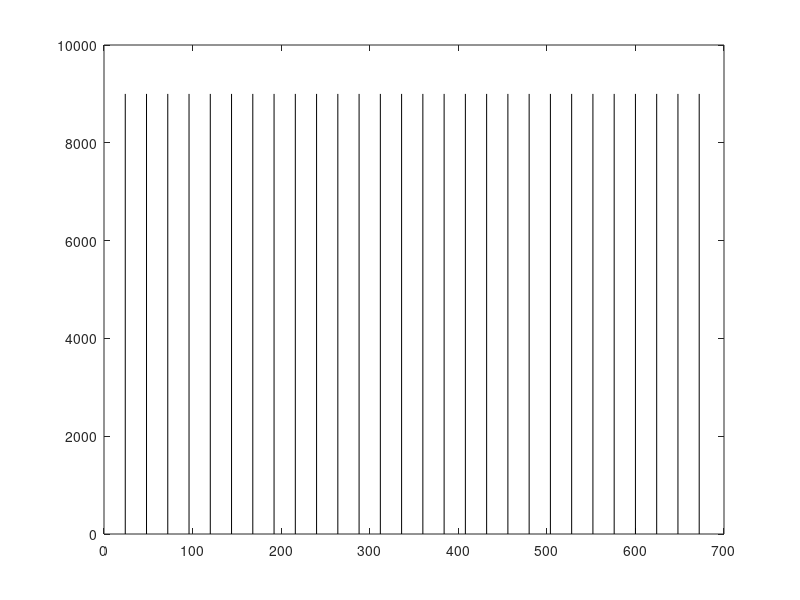

Write the MATLAB code that produced this figure.
%%Colin Vincent
%%Nov 16, 2017
%%Machine Learning

%% Reading in datasets

clear all
close all
clc

% coal,fuel, oil, ...
Data = csvread('MarketData/RealDataPT.csv',1,2);
[rows,cols] = size(Data);

Data_hourly = [];

%Averaging per hour
for i = 1:rows/4
    Data_hourly(i,:) = mean(Data(i*4-3:i*4,:));
end

figure
for k = 1:cols
    plot(Data_hourly(1:24*28,k),'-.')
    hold on
end

for x = 1:28
   plot([x*24 x*24],[0 9000],'k')
   hold on
end